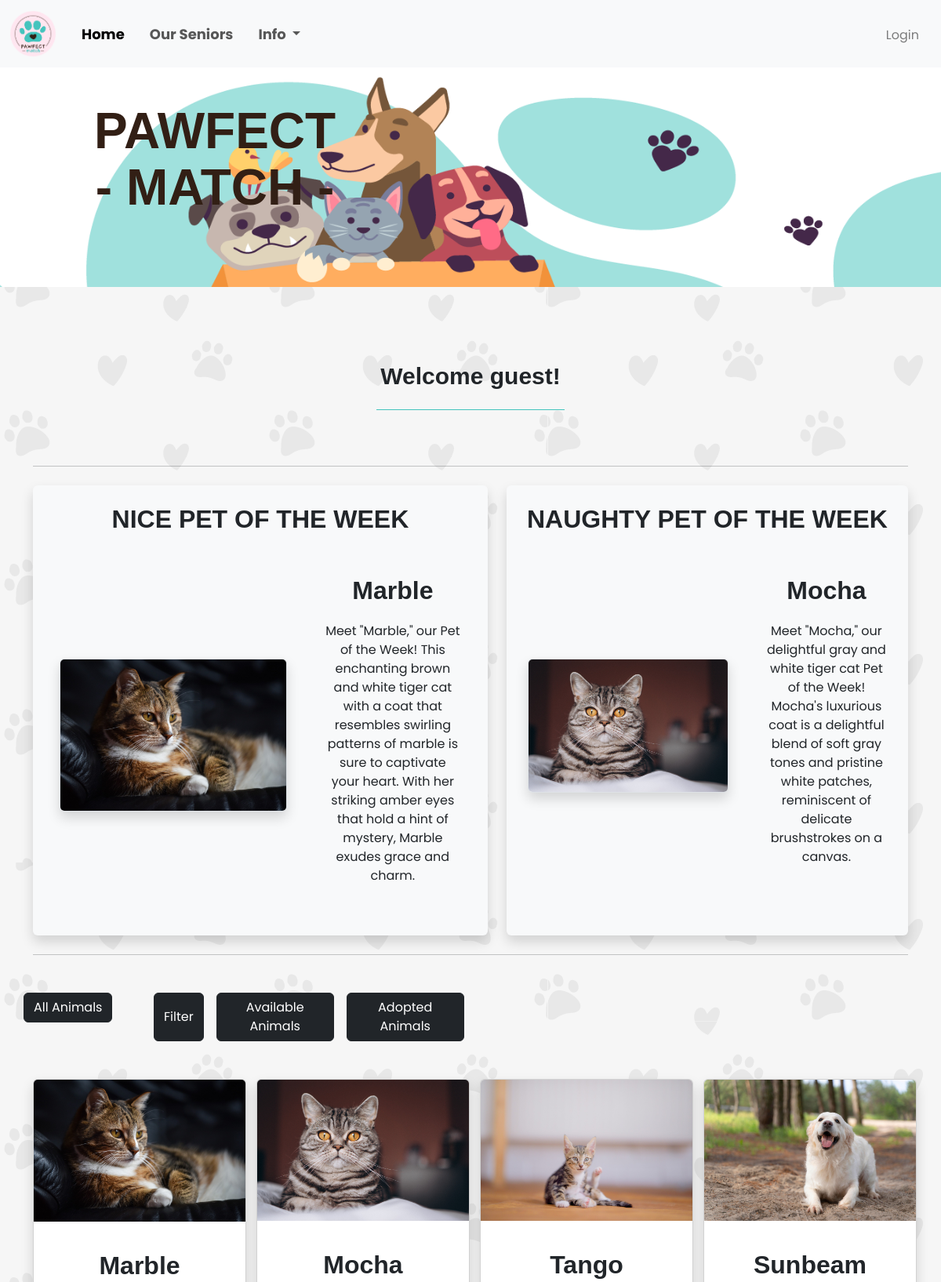
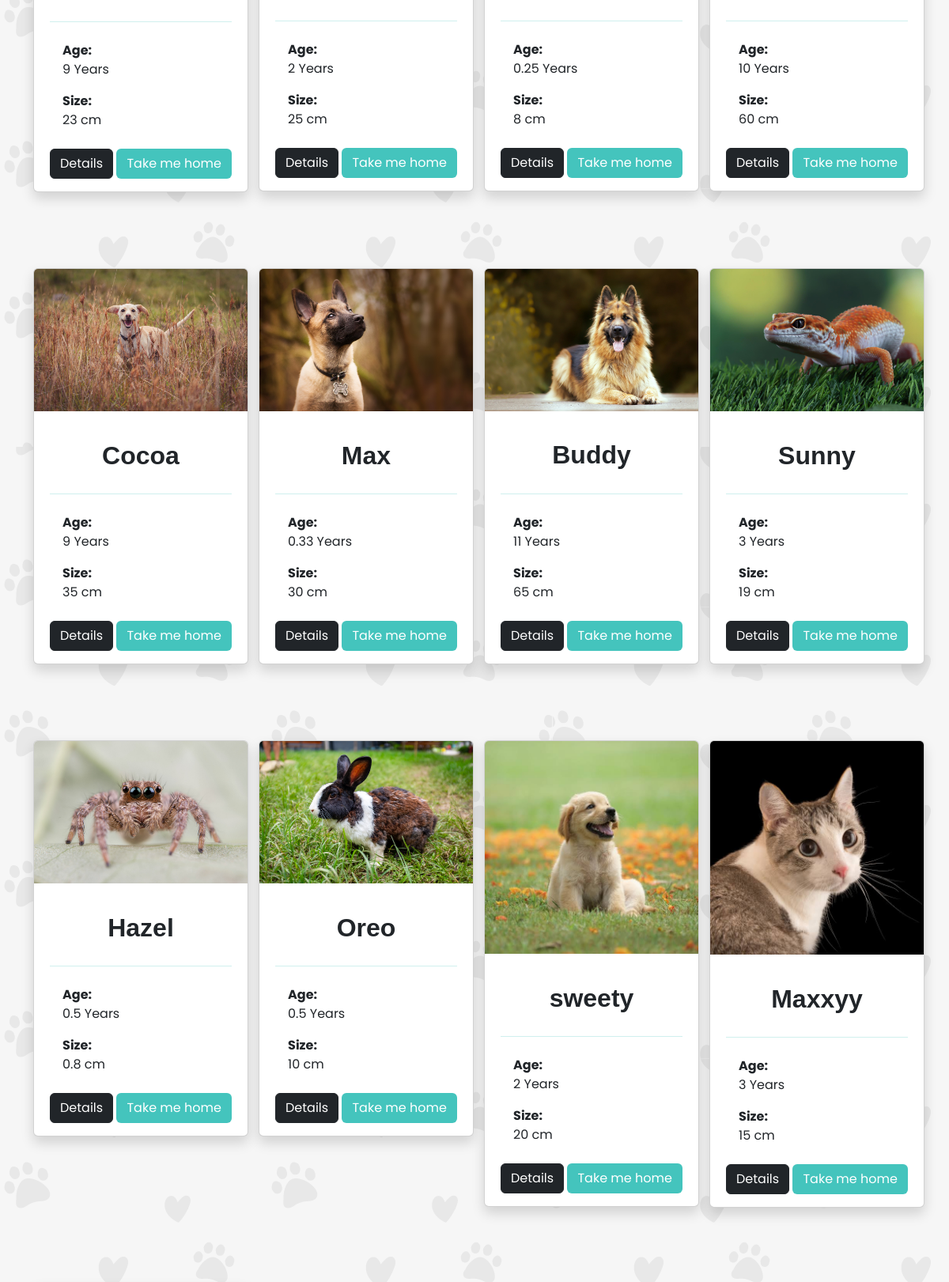
Page /Project_Week_BE/php/home.php (upper part) on the committed database (2 pictures, top to bottom).
### tables this page shows
CREATE TABLE `animals` (
  `id` int(11) NOT NULL,
  `name` varchar(30) NOT NULL,
  `picture` varchar(100) DEFAULT NULL,
  `address` varchar(60) NOT NULL,
  `description` varchar(10000) NOT NULL,
  `size` varchar(20) NOT NULL,
  `age` varchar(30) NOT NULL,
  `vaccinated` varchar(3) NOT NULL,
  `breed` varchar(30) NOT NULL,
  `status` tinyint(1) NOT NULL,
  `agency_id_fk` int(11) NOT NULL,
  `price` varchar(50) DEFAULT NULL
);

CREATE TABLE `pet_of_week` (
  `id` int(11) NOT NULL,
  `animal_id` int(11) NOT NULL,
  `description` varchar(255) NOT NULL
);

### Project_Week_BE/php/home.php (the view, shortened to what this page needs)
<?php
    require_once "navbar.php";
    $animalDisplay = $age = $operator = $location = $species = $speciesOptions = "";
    require_once "db_connect.php";
    $name = "";
    $potwBtn ="
    <div class='row row-cols-xl-4 row-cols-md-2 row-cols-s-1 gap-3'>
        <form method='post' enctype='multipart/form-data' class='myForm'>
        <button name='allAnimals' class='btn btn-dark mybtn' type='submit'>All Animals</button>
        </form>
        <button class='btn btn-dark mybtn' type='button' data-bs-toggle='offcanvas' data-bs-target='#offcanvasScrolling' aria-controls='offcanvasScrolling'>Filter</button>
        <form method='post' enctype='multipart/form-data' class='myForm'>
        <button name='availableAnimals' class='btn btn-dark mybtn' type='submit'>Available Animals</button>
        </form>
        <form method='post' enctype='multipart/form-data' class='myForm'>
        <button name='adoptedAnimals' class='btn btn-dark mybtn' type='submit'>Adopted Animals</button>
        </form>
    </div>
    ";
    if(!isset($_SESSION["user"]) && !isset($_SESSION["adm"]) && !isset($_SESSION["shelter"])){
        $name = "guest";
    }
    $sqlAnimals = "SELECT * FROM animals";
    $resultAnimals = mysqli_query($connect, $sqlAnimals);
    $sqlPow = "SELECT * FROM pet_of_week WHERE id = 1";
    $resultPow = mysqli_query($connect, $sqlPow);
    $rowNice = mysqli_fetch_assoc($resultPow);
    $sqlAnimal = "SELECT * FROM animals WHERE id = {$rowNice["animal_id"]}";
    $resultAnimal = mysqli_query($connect, $sqlAnimal);
    $rowAnimal = mysqli_fetch_assoc($resultAnimal);
    $nicePet = "
        <div class='text-center my-5'>
            <div class='d-flex flex-row flex-wrap flex-sm-wrap flex-md-wrap flex-lg-nowrap flex-xl-nowrap flex-xxl-nowrap justify-content-center align-items-center gap-5'>
                    <img src='../images/{$rowAnimal["picture"]}' class='img-fluid img-thumbnail rounded potwImg shadow' style='width: 50%; height: 50%; object-fit: cover; object-position: center;' alt='...' '>
                <div class='conTxt'>
                    <b class='mb-5  card-title'>{$rowAnimal["name"]}</b>
                    <p class='mt-3'>{$rowNice["description"]}
                </div>
            </div>
        </div>";
    $sqlPow = "SELECT * FROM pet_of_week WHERE id = 2";
    $resultPow = mysqli_query($connect, $sqlPow);
    $rowNice = mysqli_fetch_assoc($resultPow);
    $sqlAnimal = "SELECT * FROM animals WHERE id = {$rowNice["animal_id"]}";
    $resultAnimal = mysqli_query($connect, $sqlAnimal);
    $rowAnimal = mysqli_fetch_assoc($resultAnimal);
    $naughtyPet = "
        <div class='text-center my-5'>
            <div class='d-flex flex-row flex-wrap flex-sm-wrap flex-md-wrap flex-lg-nowrap flex-xl-nowrap flex-xxl-nowrap justify-content-center align-items-center gap-5'>
                    <img src='../images/{$rowAnimal["picture"]}' class='img-fluid img-thumbnail rounded potwImg shadow' style='width: 50%; height: 50%; object-fit: cover; object-position: center;' alt='...' '>
                <div class='conTxt'>
                    <b class='mb-5 card-title'>{$rowAnimal["name"]}</b>
                    <p class='mt-3'>{$rowNice["description"]}
                </div>
            </div>
        </div>";
    if(mysqli_num_rows($resultAnimals) > 0){
        while($rowAnimal = mysqli_fetch_assoc($resultAnimals)){
            if(!isset($_SESSION["user"]) && !isset($_SESSION["adm"]) && !isset($_SESSION["shelter"])){
                $bttn ="
                <div class='buttons text-center'>
                    <a href='details.php?x={$rowAnimal["id"]}' class='btn btn-dark'>Details</a>
                    <button  class='btn text-white' id='upBtn'> <a class='text-decoration-none text-white' href='login.php'>Take me home </a> </button>
                </div>";
            }
            $animalDisplay .= "<div>
            <div class='card gap-2 mt-5 mb-5 shadow align-items-center' style='width: 17rem;'>
                <img src='../images/{$rowAnimal["picture"]}' class='card-img-top' alt='...' style='max-height:50%; object-fit:cover;'>
                <div class='card-body '>
                    <h3 class='card-title text-center d-flex align-items-center justify-content-center' style='height: 8vh;' >{$rowAnimal["name"]}</h3>
                    <hr class='TitleHR'>
                    <p class='card-text ps-3 mt-4'><b>Age:</b> <br> {$rowAnimal["age"]} Years</p>
                    <p class='card-text mb-4 ps-3'><b>Size:</b><br> {$rowAnimal["size"]} cm</p>
                    {$bttn}
                    </div>
                </div>
          </div>";
        }
    }else {
        $animalDisplay.= "No results found!";
    }
?>
<!DOCTYPE html>
<html lang ="en">
<head>
    <link href ="https://cdn.jsdelivr.net/npm/bootstrap@5.3.0/dist/css/bootstrap.min.css"  rel= "stylesheet">
</head>
<body>
    <?=$nav ?>
    <div class="headerImage mb-5">
        <p id="hero">PAWFECT <br> - MATCH -</p>
    </div>
    <div class="text-center">
        <h2 class="text-center mt-5" id="welcome">Welcome <?= $name ?>!</h2>
        <hr class="MLLine" style="width:20vw;">
    </div>
    <div class="container">
        <hr class="mt-5 mb-4">
        <div class="d-flex flex-row flex-wrap flex-sm-wrap flex-md-wrap flex-lg-nowrap flex-xl-nowrap flex-xxl-nowrap justify-content-center align-items-stretch gap-4">
            <div class="text-center bg-light rounded shadow flex-grow-1">
                <h2 class="mb-5 mt-4 card-title">NICE PET OF THE WEEK</h2>
                <?=$nicePet?>
            </div>
            <div class="text-center bg-light rounded shadow flex-grow-1">
                <h2 class="mb-5 mt-4 card-title">NAUGHTY PET OF THE WEEK</h2>
                <?=$naughtyPet?>
            </div>
        </div>
        <hr class="mb-5 mt-4">
        <?= $potwBtn ?>
        <div class="row row-cols-xl-4 row-cols-lg-3 row-cols-md-2 row-cols-sm-1 row-cols-xs-1">
            <?= $animalDisplay ?>
        </div>
    </div>
</body>
</html>

### Project_Week_BE/css/home.css (style rules this page uses)
* { font-family: 'Poppins', sans-serif; }
body { min-height: 100vh; background-image:url(../images/bg.png); background-size:auto; }
.headerImage { background-image: url("../images/hero.png"); width: 100%; min-height: 35vh; background-size: cover; background-repeat: no-repeat; background-position: center; position: relative; display: flex; }
#hero { font-family: "marvin-round", sans-serif; font-weight: 600; font-style: normal; color: #321f15; font-size: 400%; position: absolute; left: 10%; top: 16%; text-align: center; line-height: 4.5rem; }
#welcome { font-family: "marvin-round", sans-serif; font-weight: 600; font-style: normal; font-size: 2.5vw; }
.card-title { align-items: center; font-family: "snicker", sans-serif; font-weight: 700; font-style: normal; font-size: 2rem; }
.TitleHR { color: #44c4bd; }
.MLLine { display: inline-flex; justify-self: center; align-self: center; color: #44c4bd; opacity: 100%; }
.potwImg { padding: 0%; }
.conTxt { width: 30%; }
#upBtn { background-color: #44c4bd; }
.mybtn { width: auto; height: auto; text-align: center; }
.myForm { width: 150px; padding: 0px; margin: 0px; }
body { display: flex; flex-direction: column; min-height: 100vh; margin: 0; }
@media only screen and (max-width: 1200px) { .potwImg { padding: 0px; margin: 0px; width: 50%; } }

### rows in the picture
animals: picture (picture), name "Marble", age "9", size "23"
pet_of_week: description "Meet \"Marble,\" our Pet of the Week! This enchanting brown and white tiger cat with a coat that resembles swirling patterns of marble is sure to captivate your heart. With her striking amber eyes that hold a hint of mystery, Marble exudes grace and charm."
animals: picture (picture), name "Mocha", age "2", size "25"
pet_of_week: description "Meet \"Mocha,\" our delightful gray and white tiger cat Pet of the Week! Mocha's luxurious coat is a delightful blend of soft gray tones and pristine white patches, reminiscent of delicate brushstrokes on a canvas."
animals: picture (picture), name "Tango", age "0.25", size "8"
animals: picture (picture), name "Sunbeam", age "10", size "60"
animals: picture (picture), name "Cocoa", age "9", size "35"
animals: picture (picture), name "Max", age "0.33", size "30"
animals: picture (picture), name "Buddy", age "11", size "65"
animals: picture (picture), name "Sunny", age "3", size "19"
animals: picture (picture), name "Hazel", age "0.5", size "0.8"
animals: picture (picture), name "Oreo", age "0.5", size "10"
animals: picture (picture), name "sweety", age "2", size "20"
animals: picture (picture), name "Maxxyy", age "3", size "15"

### other values in the picture
$name "guest"
